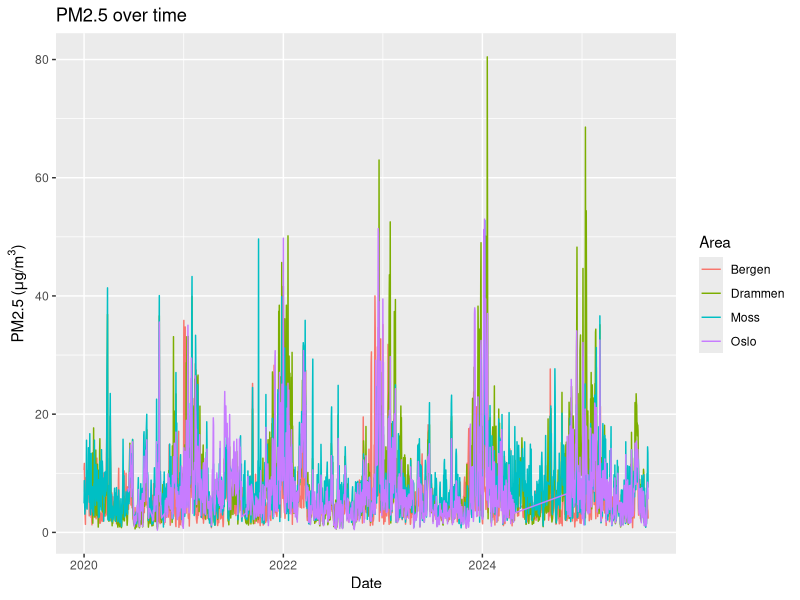
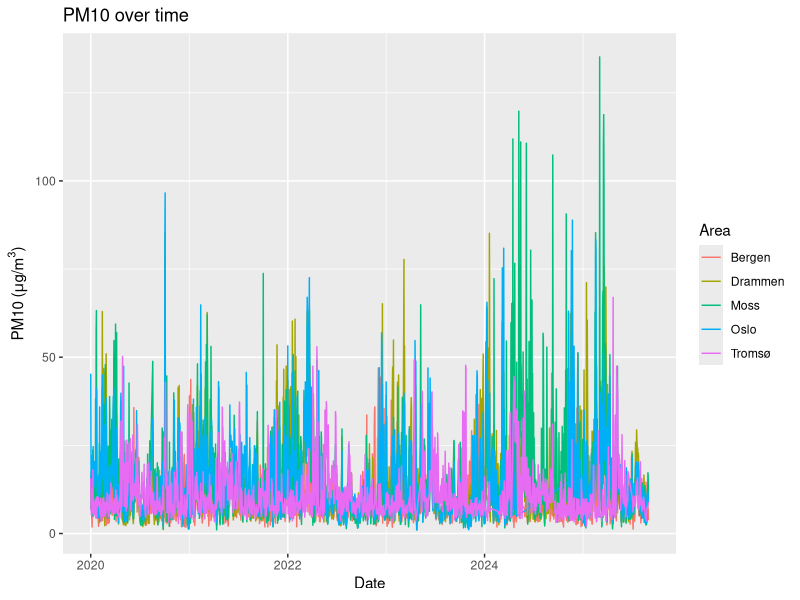
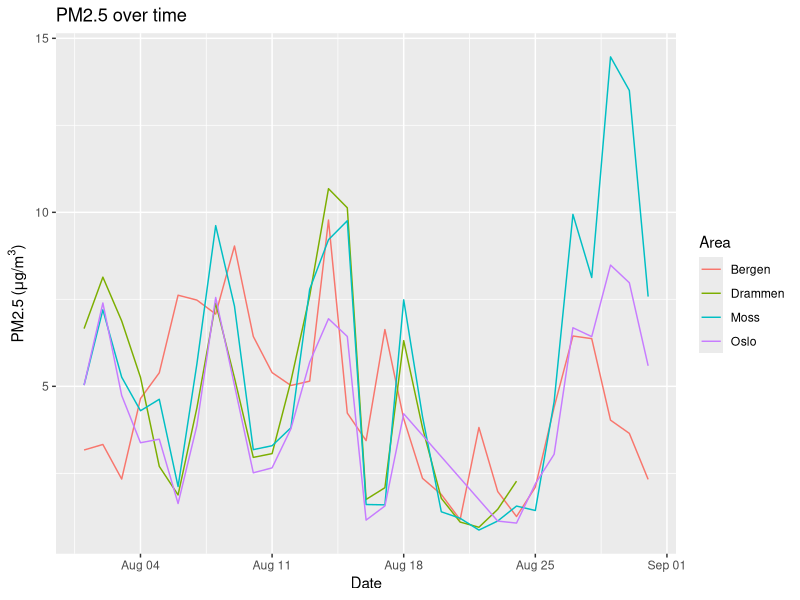
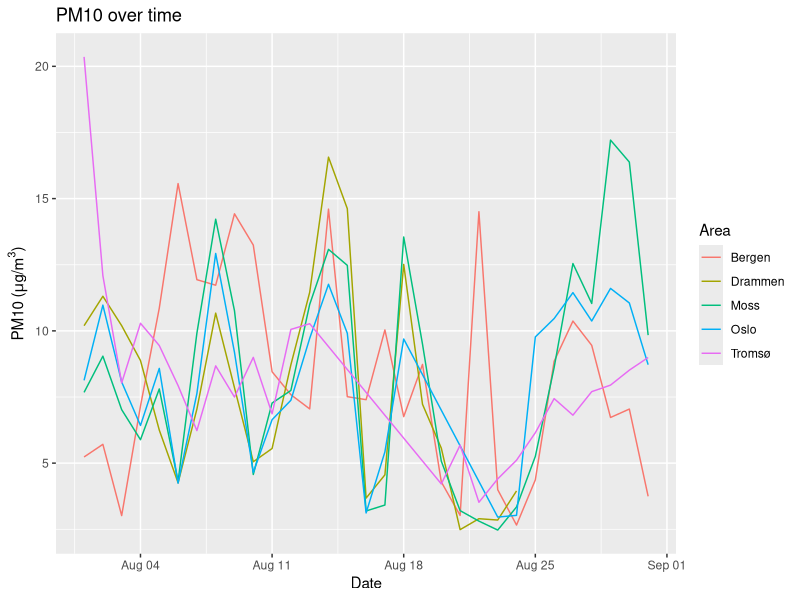
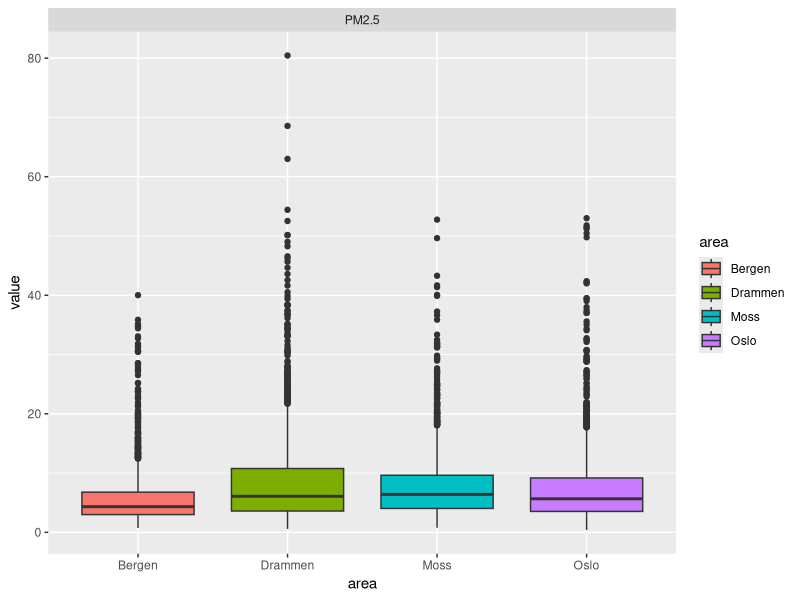
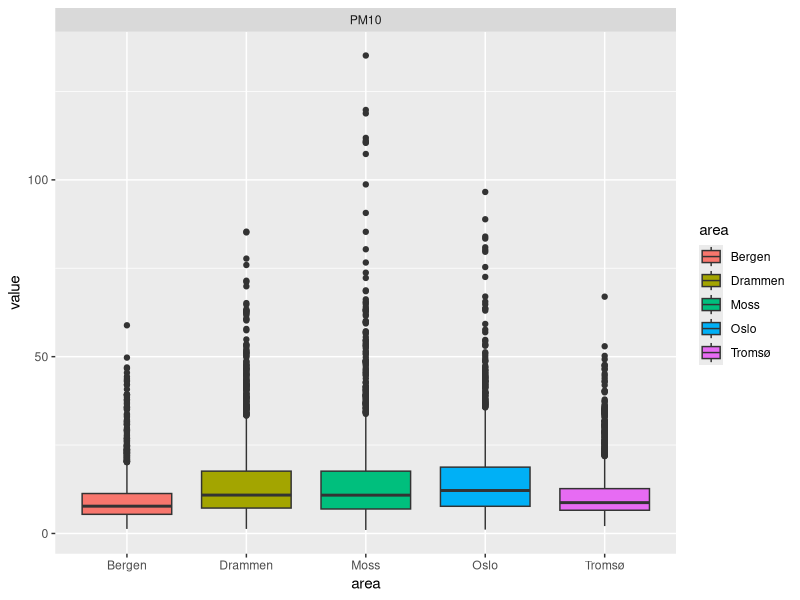
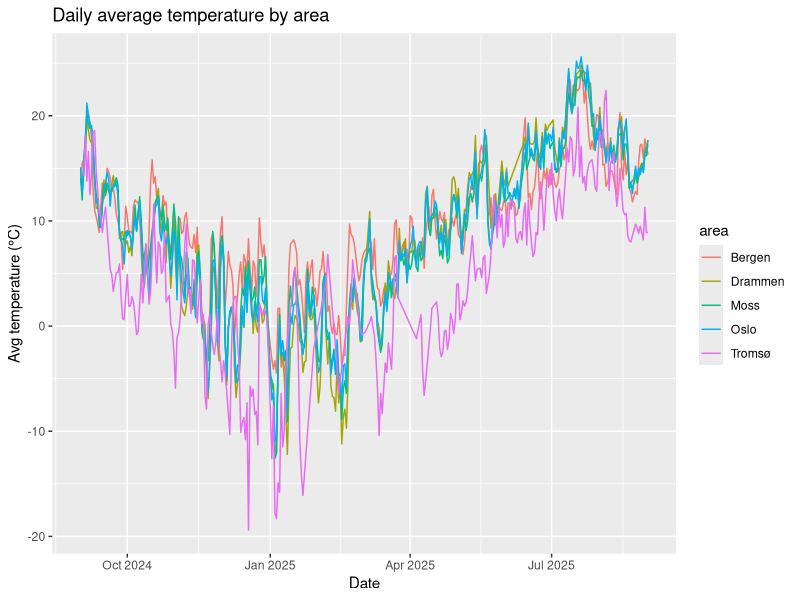
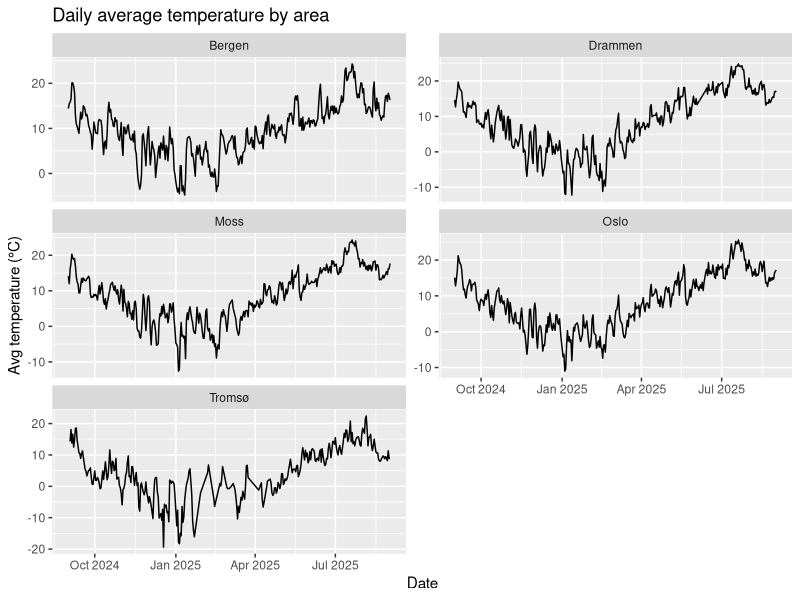

R code for these plots, in order: (Note: this script raises an error after producing the figures.)
## ---- chunk 1
library(readr)
library(lubridate)
library(dplyr)
library(ggplot2)
library(tidyr)
library(fastDummies)
## ---- chunk 2
knitr::opts_chunk$set(echo = TRUE)
setwd("C:/Users/kristianrohne/OneDrive - Norwegian University of Life Sciences/NMBU/Fall2025/dat320/assignment1")

# For interactive plotting in popup windows
if (interactive()) {
  # For Windows - open plots in separate window
  if (.Platform$OS.type == "windows") {
    options(device = "windows")
  } else {
    options(device = "X11")
  }
}
## ---- chunk 3
data <- read.csv("air_polution.csv", 
                 stringsAsFactors = FALSE, 
                 fileEncoding = "UTF-8")

# Inspect
str(data)
head(data)
summary(data)
## ---- chunk 4
data <- data %>%
  mutate(
    area = as.factor(area),              # convert area to factor
    station = as.factor(station),        # convert station to factor
    component = as.factor(component),    # convert component to factor
    dateTime = as.POSIXct(dateTime)       # convert dateTime to POSIXct (date-time)
  )
## ---- chunk 5
# Inspect result
str(data)
summary(data)
## ---- chunk 6
time_ranges <- data %>%
  
  # make timeseries of each combination of area, station and component
  group_by(area, station, component) %>%
  summarise(
    # Add start_data and end_date columns
    start_date = min(dateTime),
    end_date   = max(dateTime),
    mean_value   = mean(value),
    sd_value     = sd(value),
    median_value = median(value),
    min_value    = min(value),
    max_value    = max(value),
    # For getting a clean summary table
    .groups = "drop"
  )

time_ranges
## ---- chunk 7
make_pm_plot <- function(data, pm_type) {
  data_filtered= data %>%
    filter(component == pm_type)
  
    ggplot(data_filtered ,aes(x = dateTime, y = value, color = area)) +
    geom_line() +
    labs(
      title = paste(pm_type, "over time"),
      x = "Date",
      y = bquote(.(pm_type) ~ "(" * mu * "g/m"^3 * ")"),
      color = "Area"
    )
}
## ---- chunk 8
# PM2.5 plot
pm25_plot <- make_pm_plot(data, "PM2.5")

# For popup window display
if (interactive()) {
  windows()  # Opens new window on Windows
  print(pm25_plot)
} else {
  pm25_plot  # For knitting
}
## ---- chunk 9
# PM10 plot
pm10_plot <- make_pm_plot(data, "PM10")
pm10_plot
## ---- chunk 10
sum(is.na(data))
## ---- chunk 11
data_aug2025 <- data %>%
  filter(year(dateTime) == 2025, month(dateTime) == 8)
## ---- chunk 12
# PM2.5 plot
pm25_plot <- make_pm_plot(data_aug2025, "PM2.5")
pm25_plot
## ---- chunk 13
# PM10 plot
pm10_plot <- make_pm_plot(data_aug2025, "PM10")
pm10_plot
## ---- chunk 14
make_pm_boxplot <- function(data, pm_type) {
  data_filtered= data %>%
    filter(component == pm_type)
  ggplot(data_filtered, aes(x = area, y = value, fill = area)) +
    geom_boxplot() +
    facet_wrap(~ component, scales = "free_y")
}
## ---- chunk 15
# PM2.5 plot
pm25_boxplot <- make_pm_boxplot(data, "PM2.5")
pm25_boxplot

# PM10 plot
pm10_boxplot <- make_pm_boxplot(data, "PM10")
pm10_boxplot
## ---- chunk 16
library(readr)
temp_data <- read_csv2(
  "temperature_data.csv",
  col_types = cols(
    area     = col_character(),
    station  = col_character(),
    dateTime = col_date(format = "%d.%m.%Y"), 
    avgTemp  = col_double()
  )
)


temp_data <- temp_data %>%
  mutate(
    area = as.factor(area),              # convert area to factor
    station = as.factor(station),        # convert station to factor
    dateTime = as.POSIXct(dateTime),       # convert dateTime to POSIXct (date-time)
    avgTemp = as.numeric(gsub(",", ".", avgTemp))
  )

# Inspect result
str(temp_data)
summary(temp_data)
head(temp_data)


## ---- chunk 17
time_ranges <- temp_data %>%
  
  # make time-series of each combination of area, station and component
  group_by(area, station) %>%
  summarise(
    # Add start_data and end_date columns
    mean_value   = mean(avgTemp),
    sd_value     = sd(avgTemp),
    min_value    = min(avgTemp),
    max_value    = max(avgTemp),
    # For getting a clean summary table
    .groups = "drop"
  )

time_ranges

## ---- chunk 18
ggplot(temp_data, aes(x = dateTime, y = avgTemp, color = area, group = area)) +
  geom_line() +
  labs(
    title = "Daily average temperature by area",
    x = "Date",
    y = "Avg temperature (\u00B0C)"
  )

ggplot(
  temp_data,
  aes(x = dateTime, y = avgTemp)
) +
  geom_line() +
  facet_wrap(~ area, ncol = 2, scales = "free_y") +  # 5 plots/panels
  labs(
    title = "Daily average temperature by area",
    x = "Date",
    y = "Avg temperature (\u00B0C)"
  )
## ---- chunk 19
ggplot(temp_data, aes(x = avgTemp)) +
  geom_histogram(bins = 30, color = "white") +
  facet_wrap(~ area, ncol = 2) +
  labs(title = "Temperature distribution by area",
       x = "Avg temperature (\u00B0C)", y = "Count")
## ---- chunk 20
# 1) Build per-day tables
poll_daily <- data %>%
  mutate(date = as.Date(dateTime)) %>%
  select(area, date, station, component, value)

temp_daily <- temp_data %>%
  mutate(date = as.Date(dateTime)) %>%
  group_by(area, date) %>%
  summarise(avgTemp = mean(avgTemp), .groups = "drop")

# 2) Inner join on (area, date)
df_joined <- inner_join(poll_daily, temp_daily, by = c("area", "date"))

str(df_joined)
head(df_joined, 10)
## ---- chunk 21
area_name <- "Drammen"
pollutant  <- "PM2.5"

df_area <- df_joined %>%
  filter(area == area_name, component == pollutant)

ggplot(df_area, aes(x = date)) +
  geom_line(aes(y = value, color = "PM2.5"), size = 1) +
  geom_line(aes(y = avgTemp, color = "Temperature"), size = 1) +
  labs(
    title = paste(area_name, "-", pollutant, "and Temperature"),
    x = "Date",
    y = "Value (µg/m³ or °C)"
  ) +
  scale_color_manual(values = c("PM2.5" = "blue", "Temperature" = "red"), name = "Measurement") +
  theme(legend.position = "top")
## ---- chunk 22
area_name <- "Drammen"
pollutant  <- "PM10"

df_area <- df_joined %>%
  filter(area == area_name, component == pollutant)

ggplot(df_area, aes(x = date)) +
  geom_line(aes(y = value, color = "PM10"), size = 1) +
  geom_line(aes(y = avgTemp, color = "Temperature"), size = 1) +
  labs(
    title = paste(area_name, "-", pollutant, "and Temperature"),
    x = "Date",
    y = "Value (µg/m³ or °C)"
  ) +
  scale_color_manual(values = c("PM10" = "blue", "Temperature" = "red"), name = "Measurement") +
  theme(legend.position = "top")
## ---- chunk 23

df_wide <- df_joined %>%
  pivot_wider(names_from = component, values_from = value) #expand df_joined


df_enc <- df_wide %>%
  dummy_cols(select_columns = c("area"),
             remove_selected_columns = TRUE, # drop original 'area
             remove_first_dummy = FALSE) # keep all dummy columns

num_cols <- df_enc %>% select(where(is.numeric)) %>% names() #keep only numeric cols
num_predictors <- setdiff(num_cols, "avgTemp") #Target

df_scaled <- df_enc %>%
  mutate(across(all_of(num_predictors), ~ as.numeric(scale(.)))) #standard scale

set.seed(123)  # for reproducibility
n <- nrow(df_scaled) #number of rows
idx_train <- sample.int(n, size = floor(0.75 * n)) #(total, 75%)

train_df <- df_scaled[idx_train, ]
test_df  <- df_scaled[-idx_train, ]

####j
train_df <- train_df %>%
  select(avgTemp, PM2.5, PM10, starts_with("area_")) #keep only area and pollution

test_df <- test_df %>%
  select(avgTemp, PM2.5, PM10, starts_with("area_"))  #keep only area and pollution


lm_model <- lm(avgTemp ~ PM2.5 + PM10 + area_Bergen + area_Drammen + area_Moss, data = train_df)

summary(lm_model)#bigger p -> lower significance
#Errors range roughly ±20 °C; median near 0 → model is centered but has wide spread.

#Residual SE = 7.13 °C → typical error around 7°C.

#R² = 0.091 (Adj. 0.087) → model explains ~9% of variance; weak predictive power.

#F-test p < 2e-16 → as a group, predictors have nonzero explanatory power (large n makes this easy).

####k

needed <- setdiff(names(test_df), "avgTemp") #remove NA
mask <- complete.cases(test_df[needed])

preds <- predict(lm_model, newdata = test_df[mask, , drop = FALSE])
y     <- test_df$avgTemp[mask]

residuals <- y - preds
RMSE <- sqrt(mean(residuals^2))
MAE  <- mean(abs(residuals))
R2   <- 1 - sum(residuals^2) / sum((y - mean(y))^2)

cat("n used:", sum(mask), "of", nrow(test_df), "\n")
cat("RMSE:", RMSE, "\nMAE:", MAE, "\nR²:", R2, "\n")

#RMSE: On average, our model predictions are off by about 7.4 °C, with bigger mistakes penalized heavily
#MSE: The average miss is about 5.9 °C
#R2: Only 3% of the variance in avgTemp in the test set is explained by PM2.5, PM10, and area.

#p-value (Pr(>|t|)): test of null hypothesis 

#(Intercept) = 8.38 → expected avgTemp for the baseline area.

#PM2.5 = -1.69 (p < 0.001) → holding everything else fixed, +1 unit PM2.5 associates with ~1.69°C lower avgTemp (statistically significant).

#PM10 = -0.64 (p = 0.026) → +1 unit PM10 associates with ~0.64°C lower avgTemp (weak/moderate significance).

#Area dummies shown are not significant vs the baseline (p ≫ 0.05)

## ---- chunk 24
set.seed(42)
n <- 1000
x <- 1:n

# Changeable parameters
# - Change the parameters to affect the generated data points below.
# - You may copy this code multiple times to answer all the questions in the exercise.
# - You may find it reasonable to argue for multiple violations from a single generated set of data points.

contant <- 0
trend <- 0
curve_magnitue <- 0
curve_period <- 100
curve_shift <- 0
normal_noise_magnitue <- 1
norm_noise_periode <- 10000
shift_norm_noise <- 500
non_normal_noise_magnitue <- 0
non_norm_noice_periode <- 10000
shift_non_norm_noise <- 500

# put y.gen into a function
y_gen <- function(
    contant, trend, curve_magnitue, curve_period,
    curve_shift, normal_noise_magnitue, norm_noise_periode,
    shift_norm_noise, non_normal_noise_magnitue,
    non_norm_noice_periode, shift_non_norm_noise
    ){
  contant + trend * x +
  curve_magnitue * sin((x/curve_period + curve_shift)*pi) + 
  normal_noise_magnitue*cos((
    x / norm_noise_periode + shift_norm_noise/norm_noise_periode)*pi
    )*rnorm(n, sd = 3) +
  non_normal_noise_magnitue*cos(
    (x/non_norm_noice_periode + shift_non_norm_noise/non_norm_noice_periode)*pi
  ) * rexp(n, rate = 0.2)
  }

## ---- chunk 25
y.gen <- y_gen(contant, trend, curve_magnitue, curve_period,
               curve_shift, normal_noise_magnitue, norm_noise_periode,
               shift_norm_noise, non_normal_noise_magnitue,
               non_norm_noice_periode, shift_non_norm_noise)

p <- qplot(x, y.gen, ylab = "y") +
  geom_point(size = 0.1) +
  labs(title = "Data generate for linear regrestion")

# Display the plot
print(p)

## ---- chunk 26
# ---- A: All assumptions hold ----
set.seed(1)

contant <- 0
trend <- 0.2                # linear trend
curve_magnitue <- 0           # no curvature
curve_period <- 100
curve_shift <- 0
normal_noise_magnitue <- 1
norm_noise_periode <- 1e9     # ~constant variance (cos ~ 1)
shift_norm_noise <- 0
non_normal_noise_magnitue <- 0
non_norm_noice_periode <- 1e9
shift_non_norm_noise <- 0

y.gen <- y_gen(
  contant=contant, trend=trend, curve_magnitue=curve_magnitue, curve_period=curve_period,
  curve_shift=curve_shift, normal_noise_magnitue=normal_noise_magnitue, norm_noise_periode=norm_noise_periode,
  shift_norm_noise=shift_norm_noise, non_normal_noise_magnitue=non_normal_noise_magnitue,
  non_norm_noice_periode=non_norm_noice_periode, shift_non_norm_noise=shift_non_norm_noise
)

qplot(x, y.gen) + geom_point(size=0.1) + labs(title="A) Data (assumptions hold)", y="y")
lm.gen <- lm(y.gen ~ x)
plot(lm.gen, which = 1)  # Residuals vs Fitted (should be patternless)
plot(lm.gen, which = 2)  # Q-Q (close to line)
plot(lm.gen, which = 3)  # Scale-Location (flat-ish)
plot(lm.gen, which = 5)  # Leverage (no standout points)
## ---- chunk 27
# ---- B: Heteroscedasticity ----
set.seed(2)

contant <- 0
trend <- 0.01
curve_magnitue <- 0
curve_period <- 100
curve_shift <- 0
normal_noise_magnitue <- 1
norm_noise_periode <- 500      # variance oscillates strongly across x
shift_norm_noise <- 0
non_normal_noise_magnitue <- 0
non_norm_noice_periode <- 1e9
shift_non_norm_noise <- 0

y.gen <- y_gen(
  contant=contant, trend=trend, curve_magnitue=curve_magnitue, curve_period=curve_period,
  curve_shift=curve_shift, normal_noise_magnitue=normal_noise_magnitue, norm_noise_periode=norm_noise_periode,
  shift_norm_noise=shift_norm_noise, non_normal_noise_magnitue=non_normal_noise_magnitue,
  non_norm_noice_periode=non_norm_noice_periode, shift_non_norm_noise=shift_non_norm_noise
)

qplot(x, y.gen) + geom_point(size=0.1) + labs(title="B) Data (heteroscedastic)", y="y")
lm.gen <- lm(y.gen ~ x)
plot(lm.gen, which = 1)  # Residuals vs Fitted: changing spread (violates homoscedasticity)
plot(lm.gen, which = 2)  # Q-Q
plot(lm.gen, which = 3)  # Scale-Location: upward/downward pattern (non-constant variance)
plot(lm.gen, which = 5)  # Leverage

## ---- chunk 28
# ---- C: Nonlinearity ----
set.seed(3)

contant <- 0
trend <- 0.0                  # keep linear part minimal to expose curvature
curve_magnitue <- 20          # visible curvature
curve_period <- 100           # periodic curve in mean
curve_shift <- 0
normal_noise_magnitue <- 1
norm_noise_periode <- 1e9     # ~constant variance to isolate nonlinearity
shift_norm_noise <- 0
non_normal_noise_magnitue <- 0
non_norm_noice_periode <- 1e9
shift_non_norm_noise <- 0

y.gen <- y_gen(
  contant=contant, trend=trend, curve_magnitue=curve_magnitue, curve_period=curve_period,
  curve_shift=curve_shift, normal_noise_magnitue=normal_noise_magnitue, norm_noise_periode=norm_noise_periode,
  shift_norm_noise=shift_norm_noise, non_normal_noise_magnitue=non_normal_noise_magnitue,
  non_norm_noice_periode=non_norm_noice_periode, shift_non_norm_noise=shift_non_norm_noise
)

qplot(x, y.gen) + geom_point(size=0.1) + labs(title="C) Data (nonlinear mean)", y="y")
lm.gen <- lm(y.gen ~ x)
plot(lm.gen, which = 1)  # Residuals vs Fitted: curved pattern (violates linearity)
plot(lm.gen, which = 2)  # Q-Q
plot(lm.gen, which = 3)  # Scale-Location
plot(lm.gen, which = 5)  # Leverage

## ---- chunk 29
# ---- D: Non-normal residuals ----
set.seed(4)

contant <- 0
trend <- 0.01
curve_magnitue <- 0
curve_period <- 100
curve_shift <- 0
normal_noise_magnitue <- 0     # turn off normal part to isolate non-normality
norm_noise_periode <- 1e9
shift_norm_noise <- 0
non_normal_noise_magnitue <- 1 # exponential noise component on
non_norm_noice_periode <- 1e9  # ~constant scale
shift_non_norm_noise <- 0

y.gen <- y_gen(
  contant=contant, trend=trend, curve_magnitue=curve_magnitue, curve_period=curve_period,
  curve_shift=curve_shift, normal_noise_magnitue=normal_noise_magnitue, norm_noise_periode=norm_noise_periode,
  shift_norm_noise=shift_norm_noise, non_normal_noise_magnitue=non_normal_noise_magnitue,
  non_norm_noice_periode=non_norm_noice_periode, shift_non_norm_noise=shift_non_norm_noise
)

qplot(x, y.gen) + geom_point(size=0.1) + labs(title="D) Data (non-normal errors)", y="y")
lm.gen <- lm(y.gen ~ x)
plot(lm.gen, which = 1)  # Residuals vs Fitted
plot(lm.gen, which = 2)  # Q-Q: systematic deviations (skew/heavy tails)
plot(lm.gen, which = 3)  # Scale-Location
plot(lm.gen, which = 5)  # Leverage

## ---- chunk 30
knitr::include_graphics("4b1.png")
## ---- chunk 31
knitr::include_graphics("4b2.png")
## ---- chunk 32
knitr::include_graphics("4e1.png")
## ---- chunk 33
knitr::include_graphics("4e2.png")
## ---- chunk 34
knitr::include_graphics("4e3.png")
